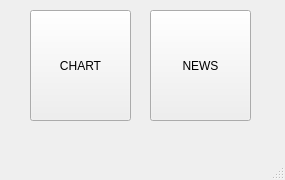
<?xml version="1.0" encoding="UTF-8"?>
<ui version="4.0">
 <class>MainWindow</class>
 <widget class="QMainWindow" name="MainWindow">
  <property name="geometry">
   <rect>
    <x>0</x>
    <y>0</y>
    <width>285</width>
    <height>180</height>
   </rect>
  </property>
  <property name="windowTitle">
   <string>MainWindow</string>
  </property>
  <widget class="QWidget" name="centralwidget">
   <widget class="QPushButton" name="chartBtn">
    <property name="geometry">
     <rect>
      <x>30</x>
      <y>10</y>
      <width>101</width>
      <height>111</height>
     </rect>
    </property>
    <property name="text">
     <string>CHART</string>
    </property>
   </widget>
   <widget class="QPushButton" name="newsBtn">
    <property name="geometry">
     <rect>
      <x>150</x>
      <y>10</y>
      <width>101</width>
      <height>111</height>
     </rect>
    </property>
    <property name="text">
     <string>NEWS</string>
    </property>
   </widget>
  </widget>
  <widget class="QMenuBar" name="menubar">
   <property name="geometry">
    <rect>
     <x>0</x>
     <y>0</y>
     <width>285</width>
     <height>22</height>
    </rect>
   </property>
  </widget>
  <widget class="QStatusBar" name="statusbar"/>
 </widget>
 <resources/>
 <connections/>
</ui>
